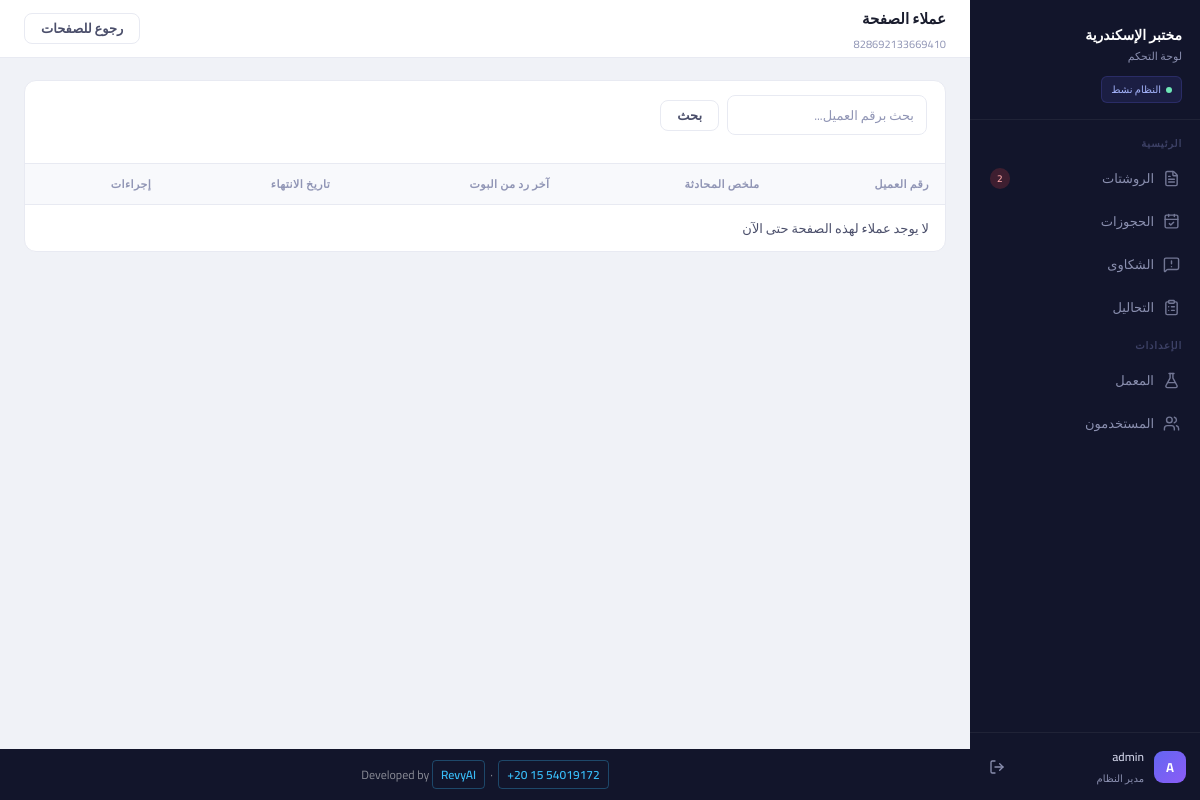
The app's page /pages/1/828692133669410/clients (signed in) with its own data.
### models/models.py (models this page shows)
class User(db.Model, UserMixin):
    __tablename__ = "users"
    id = db.Column(db.Integer, primary_key=True)
    username = db.Column(db.String(50), unique=True, nullable=False)
    password = db.Column(db.String(50), nullable=False)

class Page(db.Model):
    __tablename__ = 'pages'
    __table_args__ = (
        PrimaryKeyConstraint('platform_id', 'page_id'),
    )
    laboratory_id = db.Column(db.Integer, db.ForeignKey('laboratory.id'), nullable=False)
    platform_id = db.Column(db.Integer, db.ForeignKey('platforms.id'), nullable=False)
    page_id = db.Column(db.String(100), nullable=False)
    token = db.Column(db.String(200), nullable=False)
    clients = db.relationship('Client', backref='page', lazy=True)

### app.py (the view)
@app.route('/pages/<int:platform_id>/<page_id>/clients')
@login_required
def list_clients(platform_id, page_id):
    search = request.args.get('search', '')
    page_num = request.args.get('page', 1, type=int)
    page, _ = PageService.get_page(platform_id, page_id)
    clients, msg = PageService.get_clients_for_page(
        platform_id, page_id, search=search, page_num=page_num
    )
    return render_template(
        'pages/clients.html', page=page, clients=clients, search=search
    )

### app.py (called while the page is built)
@login_manager.user_loader
def load_user(user_id):
    return db.session.get(User, int(user_id))

@app.context_processor
def inject_globals():
    from models.models import Inquiry, Status
    try:
        pending_count = Inquiry.query.filter_by(status=Status.PENDING).count()
    except Exception:
        pending_count = 0
    return dict(pending_inquiries_count=pending_count)

### software_services/client_services.py (called while the page is built)
    @staticmethod
    def get_clients_for_page(platform_id, page_id, search=None, page_num=1, per_page=10):
        query = Client.query.filter_by(platform_id=platform_id, page_id=page_id)
        if search:
            query = query.filter(Client.sender_id.ilike(f'%{search}%'))
        query = query.order_by(Client.expiration_date.desc())
        pagination = query.paginate(page=page_num, per_page=per_page, error_out=False)
        return pagination, "تم العثور على العملاء"

### software_services/page_services.py (called while the page is built)
    @staticmethod
    def get_page(platform_id, page_id):
        page = Page.query.filter_by(platform_id=platform_id, page_id=page_id).first()
        if not page:
            return None, "الصفحة غير موجودة"
        return page, "تم العثور على الصفحة"

    @staticmethod
    def get_clients_for_page(platform_id, page_id, search=None, page_num=1, per_page=10):
        return ClientService.get_clients_for_page(platform_id, page_id, search, page_num, per_page)

### templates/pages/clients.html (shortened to what this page needs)
{% extends 'base.html' %}
{% block topbar_title %}عملاء الصفحة{% endblock %}
{% block topbar_sub %}{{ page.page_id }}{% endblock %}
{% block topbar_actions %}
  <a href="{{ url_for('list_pages') }}" class="btn btn-ghost">رجوع للصفحات</a>
{% endblock %}
{% block content %}
<div class="card">
  <div class="card-header">
    <form method="GET" action="{{ url_for('list_clients', platform_id=page.platform_id, page_id=page.page_id) }}" class="toolbar">
      <div class="search-box">
        <input type="text" name="search" value="{{ search or '' }}" placeholder="بحث برقم العميل...">
      </div>
      <button type="submit" class="btn btn-ghost">بحث</button>
    </form>
  </div>
  <div class="table-wrapper">
    <table class="table">
      <thead>
        <tr>
          <th>رقم العميل</th>
          <th>ملخص المحادثة</th>
          <th>آخر رد من البوت</th>
          <th>تاريخ الانتهاء</th>
          <th>إجراءات</th>
        </tr>
      </thead>
      <tbody>
        {% for client in clients.items %}
        <tr>
          <td>{{ client.sender_id }}</td>
          <td class="complaint-text-cell" title="{{ client.summary }}">
            {{ (client.summary or '-')[:60] }}{% if client.summary and client.summary|length > 60 %}...{% endif %}
          </td>
          <td class="complaint-text-cell" title="{{ client.last_bot_message }}">
            {{ (client.last_bot_message or '-')[:60] }}{% if client.last_bot_message and client.last_bot_message|length > 60 %}...{% endif %}
          </td>
          <td>{{ client.expiration_date.strftime('%Y-%m-%d %H:%M') if client.expiration_date else '-' }}</td>
          <td class="actions-cell">
            <a href="{{ url_for('edit_client', platform_id=page.platform_id, page_id=page.page_id, sender_id=client.sender_id) }}" class="btn btn-ghost btn-sm">تعديل الملخص</a>
            <form action="{{ url_for('delete_client', platform_id=page.platform_id, page_id=page.page_id, sender_id=client.sender_id) }}" method="POST" class="inline-form" onsubmit="return confirm('هل أنت متأكد من حذف هذا العميل؟');">
              <button type="submit" class="btn btn-danger btn-sm">حذف</button>
            </form>
          </td>
        </tr>
        {% else %}
        <tr>
          <td colspan="5" class="empty-row">لا يوجد عملاء لهذه الصفحة حتى الآن</td>
        </tr>
        {% endfor %}
      </tbody>
    </table>
  </div>
</div>
{% endblock %}

### templates/base.html (shortened to what this page needs)
<!DOCTYPE html>
<html lang="ar" dir="rtl">
<head>
  <link rel="stylesheet" href="{{ url_for('static', filename='css/style.css') }}">
</head>
<body>
<aside class="sidebar" id="sidebar">
  <div class="sidebar-logo">
    <div class="lab-name">مختبر الإسكندرية</div>
    <div class="lab-sub">لوحة التحكم</div>
    <div class="sidebar-status">النظام نشط</div>
  </div>
  <div class="nav-section">
    <p class="nav-section-label">الرئيسية</p>
    <a href="{{ url_for('list_inquiries') }}"
       class="nav-item {% if request.endpoint == 'list_inquiries' %}active{% endif %}">
      <i data-lucide="file-text" class="nav-icon"></i>
      الروشتات
      {% if pending_inquiries_count and pending_inquiries_count > 0 %}
      <span class="nav-badge">{{ pending_inquiries_count }}</span>
      {% endif %}
    </a>
    <a href="{{ url_for('list_bookings') }}"
       class="nav-item {% if request.endpoint == 'list_bookings' %}active{% endif %}">
      <i data-lucide="calendar-check" class="nav-icon"></i>
      الحجوزات
    </a>
    <a href="{{ url_for('list_complaints') }}"
       class="nav-item {% if request.endpoint == 'list_complaints' %}active{% endif %}">
      <i data-lucide="message-square-warning" class="nav-icon"></i>
      الشكاوى
    </a>
    <a href="{{ url_for('list_services') }}"
       class="nav-item {% if request.endpoint in ['list_services','create_service','edit_service'] %}active{% endif %}">
      <i data-lucide="clipboard-list" class="nav-icon"></i>
      التحاليل
    </a>
    <p class="nav-section-label">الإعدادات</p>
    <a href="{{ url_for('laboratory_settings') }}"
       class="nav-item {% if request.endpoint == 'laboratory_settings' %}active{% endif %}">
      <i data-lucide="flask-conical" class="nav-icon"></i>
      المعمل
    </a>
    <a href="{{ url_for('users') }}"
       class="nav-item {% if request.endpoint in ['users','create_user','edit_user'] %}active{% endif %}">
      <i data-lucide="users" class="nav-icon"></i>
      المستخدمون
    </a>
  </div>
  <div class="sidebar-footer">
    <div class="sidebar-user">
      <div class="avatar">{{ current_user.username[0]|upper }}</div>
      <div class="user-info">
        <div class="user-name">{{ current_user.username }}</div>
        <div class="user-role">مدير النظام</div>
      </div>
      <a href="{{ url_for('logout') }}" class="logout-btn" title="تسجيل الخروج">
        <i data-lucide="log-out" style="width:16px;height:16px;"></i>
      </a>
    </div>
  </div>
</aside>
<div class="main-wrapper">
  <div class="topbar">
    <div class="topbar-left">
      <div class="topbar-title">{% block topbar_title %}{% endblock %}</div>
      <div class="topbar-sub">{% block topbar_sub %}{% endblock %}</div>
    </div>
    <div class="topbar-actions">
      {% block topbar_actions %}{% endblock %}
    </div>
  </div>
  <main class="main-content">
    {% block content %}{% endblock %}
  </main>
  <div class="site-footer">
    Developed by
    <a href="https://revyai.tech" target="_blank">RevyAI</a>
    &nbsp;·&nbsp;
    <a href="https://wa.me/201554019172" target="_blank">+20 15 54019172</a>
  </div>
</div>
</body>
</html>

### records on screen
User: username "A", username "admin"
Page: page_id "828692133669410"

### other values on screen
{{ pending_inquiries_count }} "2"
